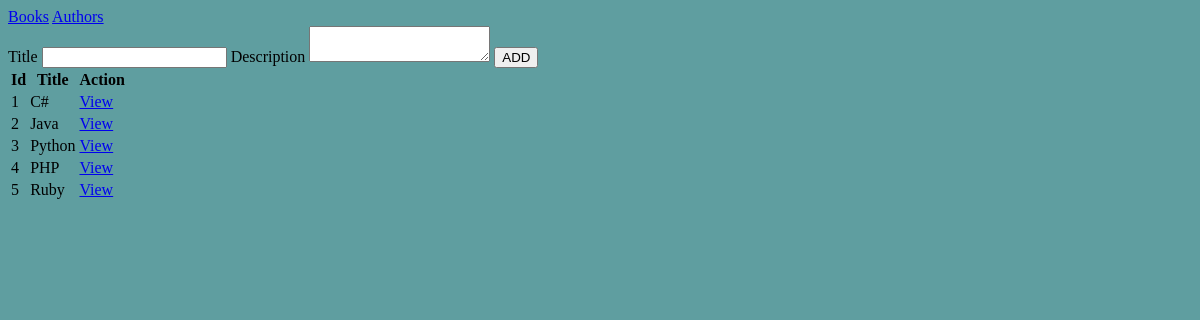
Before: / with the older database file.
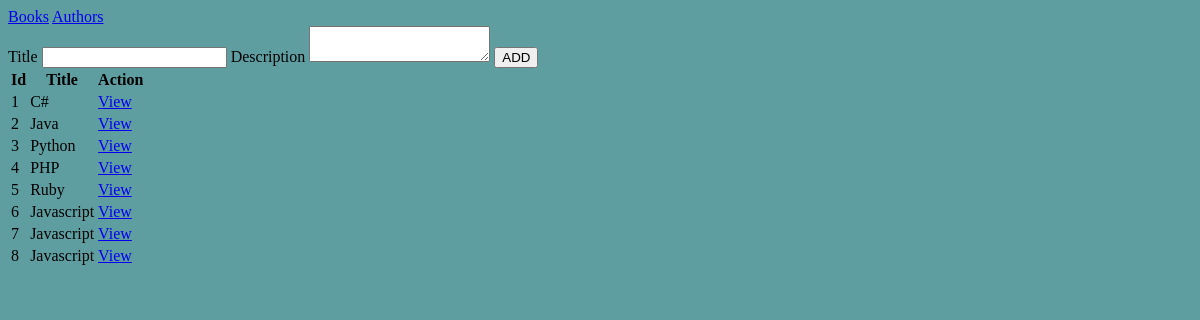
After: the same page with the newer database file.
### booksAuthorsApp/models.py (models this page shows)
class Book(models.Model):
    title = models.CharField(max_length=255)
    description = models.TextField(max_length=255)
    created_at = models.DateTimeField(auto_now_add=True)
    updated_at = models.DateTimeField(auto_now=True)

### booksAuthorsApp/views.py (the view)
# urls.py: path('',views.index),
def index(request):
    return render(request, 'books.html',{"books": Book.objects.all()})

### booksAuthorsApp/templates/books.html (shortened to what this page needs)
<!DOCTYPE html>
<html lang="en">
<head>
    {% load static %}
    <link rel="stylesheet" href="{% static 'css/styles.css' %}">
</head>
<header>
    <nav>
        <a href="/">Books</a>
        <a href="/authors">Authors</a>
    </nav>
</header>
<body>
    <div class="main">
        <form action="/books/create" method="POST">
            <label for="title">Title</label>
            <input type="text" name="title" id="title">
            <label for="description">Description</label>
            <textarea name="description" id="description"></textarea>
            <button>ADD</button>
        </form>
        <table>
            <thead>
                <tr>
                    <th>Id</th>
                    <th>Title</th>
                    <th>Action</th>
                </tr>
            </thead>
            <tbody>
            {% for book in books %}
            <tr>
                <td>{{ book.id }}</td>
                <td>{{ book.title }}</td>
                <td><a href="/books/{{ book.id }}">View</a></td>
            </tr>
            {% endfor %}
            </tbody>
        </table>
    </div>
</body>
</html>

### booksAuthorsApp/static/styles.css (style rules this page uses)
body { background-color: cadetblue; }

Changed rows visible on the page:
added Book: id "6", title "Javascript"
added Book: id "7", title "Javascript"
added Book: id "8", title "Javascript"
